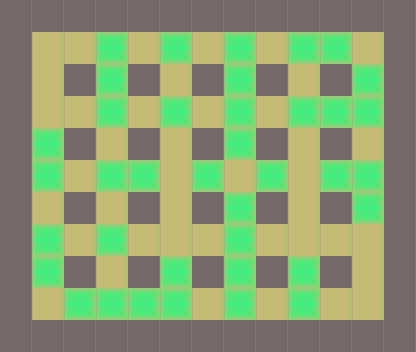

Below is a game level as drawn by its tile map, then a one-line description and the .tmx file that defines it, in full:
An orthogonal 13x11 tile map with 32x32 px tiles, 2 tile layers (base, piedras).

<map version="1.0" orientation="orthogonal" renderorder="right-down" width="13" height="11" tilewidth="32" tileheight="32" nextobjectid="1">
 <properties>
  <property name="nombre" value="Nivel 8" />
 </properties>
 <tileset firstgid="1" name="tile" tilewidth="32" tileheight="32" tilecount="3">
  <image source="../tilebase.png" width="96" height="32" />
  <terraintypes>
   <terrain name="New Terrain" tile="-1" />
  </terraintypes>
 </tileset>
 <layer name="base" width="13" height="11">
  <data>
   <tile gid="1" />
   <tile gid="1" />
   <tile gid="1" />
   <tile gid="1" />
   <tile gid="1" />
   <tile gid="1" />
   <tile gid="1" />
   <tile gid="1" />
   <tile gid="1" />
   <tile gid="1" />
   <tile gid="1" />
   <tile gid="1" />
   <tile gid="1" />
   <tile gid="1" />
   <tile gid="2" />
   <tile gid="2" />
   <tile gid="2" />
   <tile gid="2" />
   <tile gid="2" />
   <tile gid="2" />
   <tile gid="2" />
   <tile gid="2" />
   <tile gid="2" />
   <tile gid="2" />
   <tile gid="2" />
   <tile gid="1" />
   <tile gid="1" />
   <tile gid="2" />
   <tile gid="1" />
   <tile gid="2" />
   <tile gid="1" />
   <tile gid="2" />
   <tile gid="1" />
   <tile gid="2" />
   <tile gid="1" />
   <tile gid="2" />
   <tile gid="1" />
   <tile gid="2" />
   <tile gid="1" />
   <tile gid="1" />
   <tile gid="2" />
   <tile gid="2" />
   <tile gid="2" />
   <tile gid="2" />
   <tile gid="2" />
   <tile gid="2" />
   <tile gid="2" />
   <tile gid="2" />
   <tile gid="2" />
   <tile gid="2" />
   <tile gid="2" />
   <tile gid="1" />
   <tile gid="1" />
   <tile gid="2" />
   <tile gid="1" />
   <tile gid="2" />
   <tile gid="1" />
   <tile gid="2" />
   <tile gid="1" />
   <tile gid="2" />
   <tile gid="1" />
   <tile gid="2" />
   <tile gid="1" />
   <tile gid="2" />
   <tile gid="1" />
   <tile gid="1" />
   <tile gid="2" />
   <tile gid="2" />
   <tile gid="2" />
   <tile gid="2" />
   <tile gid="2" />
   <tile gid="2" />
   <tile gid="2" />
   <tile gid="2" />
   <tile gid="2" />
   <tile gid="2" />
   <tile gid="2" />
   <tile gid="1" />
   <tile gid="1" />
   <tile gid="2" />
   <tile gid="1" />
   <tile gid="2" />
   <tile gid="1" />
   <tile gid="2" />
   <tile gid="1" />
   <tile gid="2" />
   <tile gid="1" />
   <tile gid="2" />
   <tile gid="1" />
   <tile gid="2" />
   <tile gid="1" />
   <tile gid="1" />
   <tile gid="2" />
   <tile gid="2" />
   <tile gid="2" />
   <tile gid="2" />
   <tile gid="2" />
   <tile gid="2" />
   <tile gid="2" />
   <tile gid="2" />
   <tile gid="2" />
   <tile gid="2" />
   <tile gid="2" />
   <tile gid="1" />
   <tile gid="1" />
   <tile gid="2" />
   <tile gid="1" />
   <tile gid="2" />
   <tile gid="1" />
   <tile gid="2" />
   <tile gid="1" />
   <tile gid="2" />
   <tile gid="1" />
   <tile gid="2" />
   <tile gid="1" />
   <tile gid="2" />
   <tile gid="1" />
   <tile gid="1" />
   <tile gid="2" />
   <tile gid="2" />
   <tile gid="2" />
   <tile gid="2" />
   <tile gid="2" />
   <tile gid="2" />
   <tile gid="2" />
   <tile gid="2" />
   <tile gid="2" />
   <tile gid="2" />
   <tile gid="2" />
   <tile gid="1" />
   <tile gid="1" />
   <tile gid="1" />
   <tile gid="1" />
   <tile gid="1" />
   <tile gid="1" />
   <tile gid="1" />
   <tile gid="1" />
   <tile gid="1" />
   <tile gid="1" />
   <tile gid="1" />
   <tile gid="1" />
   <tile gid="1" />
   <tile gid="1" />
  </data>
 </layer>
 <layer name="piedras" width="13" height="11">
  <data>
   <tile gid="0" />
   <tile gid="0" />
   <tile gid="0" />
   <tile gid="0" />
   <tile gid="0" />
   <tile gid="0" />
   <tile gid="0" />
   <tile gid="0" />
   <tile gid="0" />
   <tile gid="0" />
   <tile gid="0" />
   <tile gid="0" />
   <tile gid="0" />
   <tile gid="0" />
   <tile gid="0" />
   <tile gid="0" />
   <tile gid="3" />
   <tile gid="0" />
   <tile gid="3" />
   <tile gid="0" />
   <tile gid="3" />
   <tile gid="0" />
   <tile gid="3" />
   <tile gid="3" />
   <tile gid="0" />
   <tile gid="0" />
   <tile gid="0" />
   <tile gid="0" />
   <tile gid="0" />
   <tile gid="3" />
   <tile gid="0" />
   <tile gid="0" />
   <tile gid="0" />
   <tile gid="3" />
   <tile gid="0" />
   <tile gid="0" />
   <tile gid="0" />
   <tile gid="3" />
   <tile gid="0" />
   <tile gid="0" />
   <tile gid="0" />
   <tile gid="0" />
   <tile gid="3" />
   <tile gid="0" />
   <tile gid="3" />
   <tile gid="0" />
   <tile gid="3" />
   <tile gid="0" />
   <tile gid="3" />
   <tile gid="3" />
   <tile gid="3" />
   <tile gid="0" />
   <tile gid="0" />
   <tile gid="3" />
   <tile gid="0" />
   <tile gid="0" />
   <tile gid="0" />
   <tile gid="0" />
   <tile gid="0" />
   <tile gid="3" />
   <tile gid="0" />
   <tile gid="0" />
   <tile gid="0" />
   <tile gid="0" />
   <tile gid="0" />
   <tile gid="0" />
   <tile gid="3" />
   <tile gid="0" />
   <tile gid="3" />
   <tile gid="3" />
   <tile gid="0" />
   <tile gid="3" />
   <tile gid="0" />
   <tile gid="3" />
   <tile gid="0" />
   <tile gid="3" />
   <tile gid="3" />
   <tile gid="0" />
   <tile gid="0" />
   <tile gid="0" />
   <tile gid="0" />
   <tile gid="0" />
   <tile gid="0" />
   <tile gid="0" />
   <tile gid="0" />
   <tile gid="3" />
   <tile gid="0" />
   <tile gid="0" />
   <tile gid="0" />
   <tile gid="3" />
   <tile gid="0" />
   <tile gid="0" />
   <tile gid="3" />
   <tile gid="0" />
   <tile gid="3" />
   <tile gid="0" />
   <tile gid="0" />
   <tile gid="0" />
   <tile gid="3" />
   <tile gid="0" />
   <tile gid="0" />
   <tile gid="0" />
   <tile gid="0" />
   <tile gid="0" />
   <tile gid="0" />
   <tile gid="3" />
   <tile gid="0" />
   <tile gid="0" />
   <tile gid="0" />
   <tile gid="3" />
   <tile gid="0" />
   <tile gid="3" />
   <tile gid="0" />
   <tile gid="3" />
   <tile gid="0" />
   <tile gid="0" />
   <tile gid="0" />
   <tile gid="0" />
   <tile gid="0" />
   <tile gid="3" />
   <tile gid="3" />
   <tile gid="3" />
   <tile gid="3" />
   <tile gid="0" />
   <tile gid="3" />
   <tile gid="0" />
   <tile gid="3" />
   <tile gid="0" />
   <tile gid="0" />
   <tile gid="0" />
   <tile gid="0" />
   <tile gid="0" />
   <tile gid="0" />
   <tile gid="0" />
   <tile gid="0" />
   <tile gid="0" />
   <tile gid="0" />
   <tile gid="0" />
   <tile gid="0" />
   <tile gid="0" />
   <tile gid="0" />
   <tile gid="0" />
   <tile gid="0" />
  </data>
 </layer>
</map>
